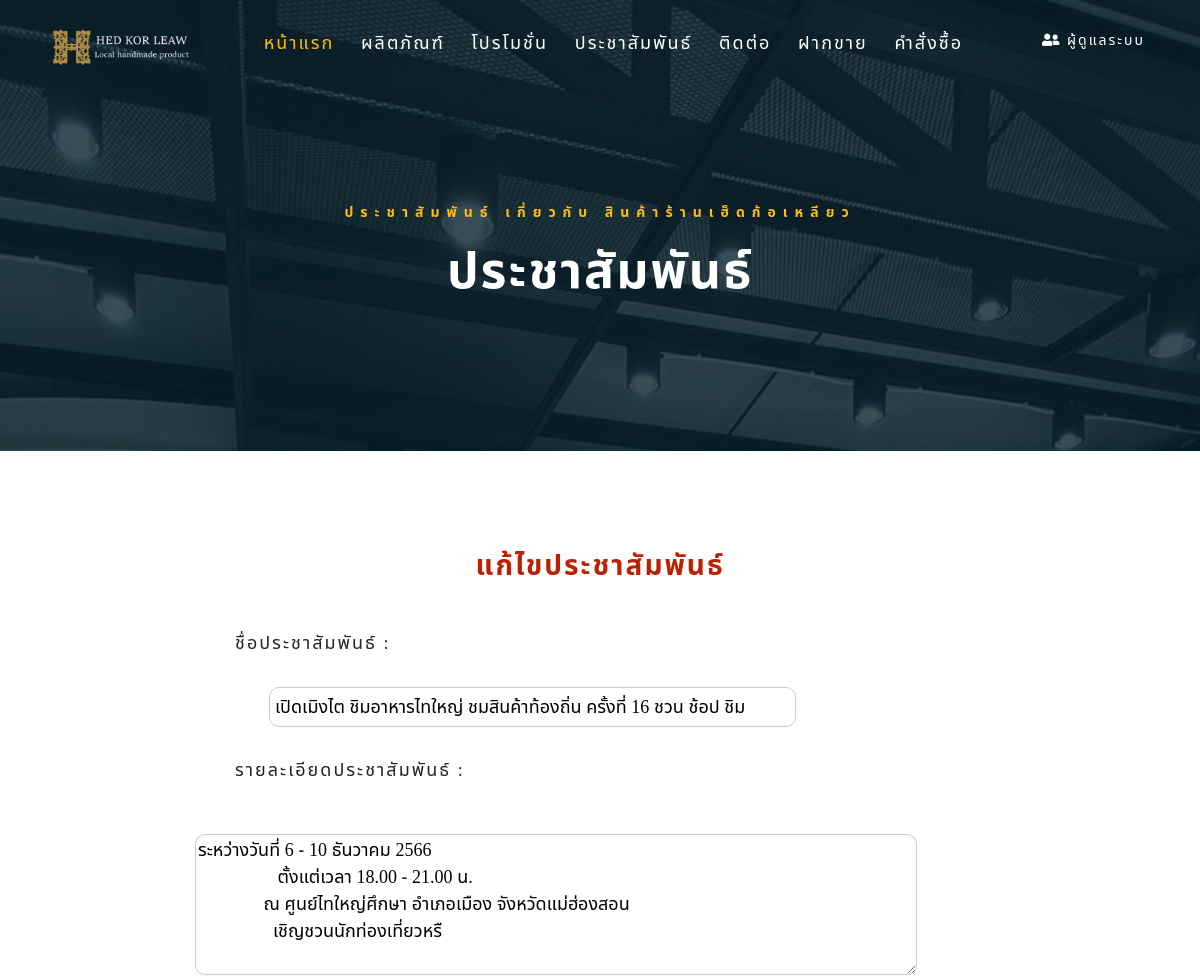
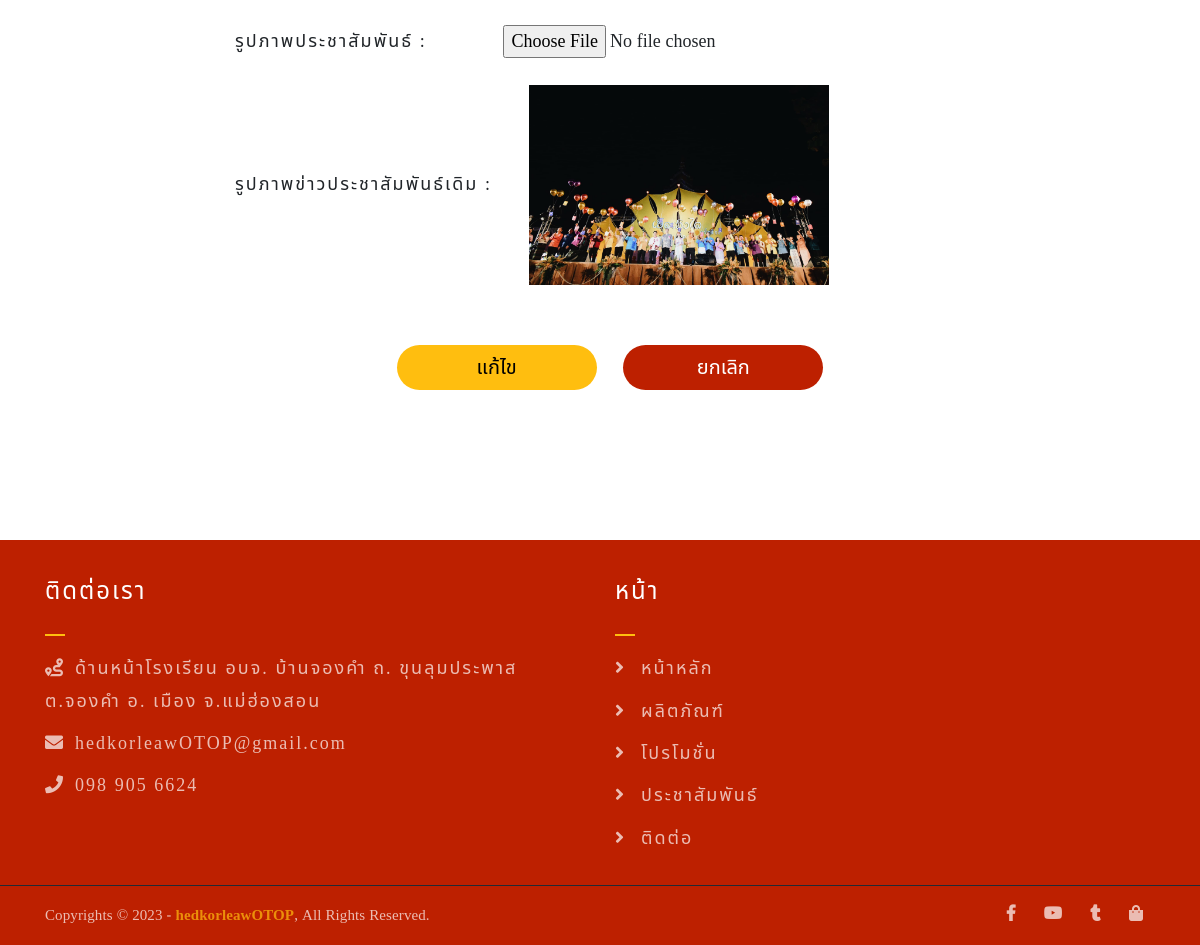
The page /employee/editornews.php?id=4 (signed in) on the database its author committed (2 pictures, top to bottom).
### tables this page shows
CREATE TABLE `new` (
  `new_id` int(11) NOT NULL,
  `title` varchar(200) DEFAULT NULL,
  `detail` varchar(200) DEFAULT NULL,
  `pic_new` varchar(250) DEFAULT NULL
);

### employee/editornews.php (the view, shortened to what this page needs)
<?php
require_once "../connectDB.php";
if (!$_SESSION['userid']) {
  header("Location: index.php");
} else {
?>
<!DOCTYPE html>
<html lang="en">
<head>
  <link rel="stylesheet" href="../assets/css/all.min.css" />
  <link rel="stylesheet" href="../assets/bootstrap/css/bootstrap.min.css" />
  <link rel="stylesheet" href="../assets/css/owl.carousel.css" />
  <link rel="stylesheet" href="../assets/css/magnific-popup.css" />
  <link rel="stylesheet" href="../assets/css/animate.css" />
  <link rel="stylesheet" href="../assets/css/meanmenu.min.css" />
  <link rel="stylesheet" href="../assets/css/main.css" />
  <link rel="stylesheet" href="css/index.css" />
  <link rel="stylesheet" href="../assets/css/responsive.css" />
</head>
<body>
  <div class="top-header-area" id="sticker">
    <div class="container">
      <div class="row">
        <div class="col-lg-12 col-sm-12 text-center">
          <div class="main-menu-wrap">
            <div class="site-logo" style="margin-right: 25px">
              <a href="index.php">
                <img src="../assets/img/logo_four_white.png" alt="" />
              </a>
            </div>
            <nav class="main-menu">
              <ul>
                <li class="current-list-item">
                  <a href="index.php">หน้าแรก</a>
                </li>
                <li>
                  <a href="shop.php">ผลิตภัณฑ์</a>
                </li>
                <li>
                  <a href="board.php">โปรโมชั่น</a>
                </li>
                <li><a href="news.php">ประชาสัมพันธ์</a></li>
                <li><a href="contact.php">ติดต่อ</a></li>
                <li>
                  <a href="consignment.php">ฝากขาย</a>
                </li>
                <li>
                  <a href="order.php">คำสั่งซื้อ</a>
                </li>
                <li>
                  <div class="header-icons" style="font-size: 14px; margin-left: 25px">
                    <div class="dropdown" style="float:right;">
                      <a class="member"><i class="	fas fa-user-friends">
                        </i> <?php echo $_SESSION['username'] ?></a>
                    </div>
                  </div>
                </li>
              </ul>
            </nav>
          </div>
        </div>
      </div>
    </div>
  </div>
  <div class="breadcrumb-section homepage-bg-3">
    <div class="container">
      <div class="row">
        <div class="col-lg-8 offset-lg-2 text-center">
          <div class="breadcrumb-text">
            <p>ประชาสัมพันธ์ เกี่ยวกับ สินค้าร้านเฮ็ดก้อเหลียว</p>
            <h1>ประชาสัมพันธ์</h1>
          </div>
        </div>
      </div>
    </div>
  </div>
  <h3 style="margin-top: 100px; text-align: center;">แก้ไขประชาสัมพันธ์</h3>
  <div class="checkout-section mt-50 mb-150">
    <div class="container" style="width: 70%;">
    <?php
      if(isset($_GET['id'])){
        $id = $_GET['id'];
      }else{
        $id = "";
      }
        $sql = "SELECT * FROM `new` WHERE new_id = '$id'";
        $result = mysqli_query($conn,$sql);
        $row = mysqli_fetch_array($result);
    ?>
      <form action="CRUDemp/update_news.php" method="post" enctype="multipart/form-data">
        <div class="group">
          <label for="title">ชื่อประชาสัมพันธ์ :</label>
          <input name="title" type="text" value="<?php echo $row['title']?>"/>
        </div>
        <div class="group">
          <label for="detail">รายละเอียดประชาสัมพันธ์ : </label>
          <textarea name="detail" cols="68" rows="5"><?php echo $row['detail']?></textarea>
        </div>
        <div class="group">
          <label for="pic_new">รูปภาพประชาสัมพันธ์ : </label>
          <input name="pic_new" type="file" size="40" accept=".jpg, .jpeg, .png" style="margin-left: 40px;" />
          <br>
          <label>รูปภาพข่าวประชาสัมพันธ์เดิม : </label>
          <img src="../assets/img/latest-news/<?php echo $row['pic_new']?>"
          style="background-position: center;
                 background-size: cover;
                 height: 200px;
                 width: 300px;">
        </div>
        <div class="button">
          <button type="submit" name="submitupdatenews">แก้ไข</button>
          <a class="cancel" href="news.php"><button type="submit">ยกเลิก</button></a>
        </div>
      </form>
    </div>
  </div>
  <div class="footer-area">
    <div class="container">
      <div class="row">
        <div class="col-lg-6 col-md-6">
          <div class="footer-box get-in-touch">
            <h2 class="widget-title">ติดต่อเรา</h2>
            <ul>
              <li>
                <i class="fas fa-route" style="width: 20px; padding-right: 30px"></i>ด้านหน้าโรงเรียน อบจ. บ้านจองคำ ถ. ขุนลุมประพาส <br />ต.จองคำ
                อ. เมือง จ.แม่ฮ่องสอน
              </li>
              <li>
                <i class="fas fa-envelope" style="width: 20px; padding-right: 30px"></i>hedkorleawOTOP@gmail.com
              </li>
              <li>
                <i class="fas fa-phone" style="width: 20px; padding-right: 30px"></i>098 905 6624
              </li>
            </ul>
          </div>
        </div>
        <div class="col-lg-6 col-md-6">
          <div class="footer-box pages">
            <h2 class="widget-title">หน้า</h2>
            <ul>
              <li>
                <i class="fas fa-angle-right" style="padding-right: 15px"></i><a href="index.php">หน้าหลัก</a>
              </li>
              <li>
                <i class="fas fa-angle-right" style="padding-right: 15px"></i><a href="shop.php">ผลิตภัณฑ์</a>
              </li>
              <li>
                <i class="fas fa-angle-right" style="padding-right: 15px"></i><a href="board.php">โปรโมชั่น</a>
              </li>
              <li>
                <i class="fas fa-angle-right" style="padding-right: 15px"></i><a href="news.php">ประชาสัมพันธ์</a>
              </li>
              <li>
                <i class="fas fa-angle-right" style="padding-right: 15px"></i><a href="contact.php">ติดต่อ</a>
              </li>
            </ul>
          </div>
        </div>
      </div>
    </div>
  </div>
  <div class="copyright">
    <div class="container">
      <div class="row">
        <div class="col-lg-6 col-md-12">
          <p>
            Copyrights © 2023 -
            <a href="#">hedkorleawOTOP</a>, All Rights Reserved.
          </p>
        </div>
        <div class="col-lg-6 text-right col-md-12">
          <div class="social-icons">
            <ul>
              <li>
                <a href="https://www.facebook.com/hedkorleawOTOP" target="_blank"><i class="fab fa-facebook-f"></i></a>
              </li>
              <li>
                <a href="https://www.youtube.com/@MHSPAO" target="_blank"><i class="fab fa-youtube"></i></a>
              </li>
              <li>
                <a href="https://www.tiktok.com/@hedkorleaw2?is_from_webapp=1&sender_device=pc" target="_blank"><i class="fab fa-tumblr"></i></a>
              </li>
              <li>
                <a href="https://shopee.co.th/hedkorleaw?utm_content=v7AhqvmwtRwAThK4mwBdnNgesBV" target="_blank"><i class="fas fa-shopping-bag"></i></a>
              </li>
            </ul>
          </div>
        </div>
      </div>
    </div>
  </div>
</body>
</html>
<?php } ?>

### assets/css/main.css (style rules this page uses)
html { font-size: 14px; font-weight: 400; line-height: 28px; height: 100%; }
body { letter-spacing: 2px; font-family: "Noto Sans Thai"; font-weight: normal; font-size: 18px; }
body img { max-width: 100%; }
a { cursor: pointer; text-decoration: none; -webkit-transition: all 0.2s ease-in-out; -o-transition: all 0.2s ease-in-out; transition: all 0.2s ease-in-out; }
h1, .h1, h2, .h2, h3, .h3, h4, .h4, h5, .h5, h6, .h6 { font-family: "Noto Sans Thai"; font-weight: 700; margin: 0 0 1.25rem 0; color: #BD2000; }
h1:last-child, .h1:last-child, h2:last-child, .h2:last-child, h3:last-child, .h3:last-child, h4:last-child, .h4:last-child, h5:last-child, .h5:last-child, h6:last-child, .h6:last-child { margin: 0; }
h1, .h1 { font-size: 4rem; font-weight: 700; line-height: 4rem; }
h2, .h2 { font-size: 3rem; font-weight: 700; line-height: 3.25rem; }
h3, .h3 { font-size: 2rem; font-weight: 700; line-height: 2.25rem; }
p { font-family: "Noto Sans Thai"; font-weight: 400; font-size: 1rem; letter-spacing: 0.1px; line-height: 1.8; color: #BD2000; margin: 0 0 1.25rem 0; }
p:last-child { margin: 0; }
.mb-150 { margin-bottom: 150px; }
.breadcrumb-text p { color: #FFBE0F; font-weight: 700; text-transform: uppercase; letter-spacing: 7px; }
.breadcrumb-text h1 { font-size: 50px; font-weight: 900; color: #fff; margin: 0; margin-top: 20px; }
.breadcrumb-section { padding: 150px 0; background-size: cover; background-position: center center; position: relative; z-index: 1; background-attachment: fixed; padding-top: 200px; }
.breadcrumb-section:after { position: absolute; left: 0; top: 0; width: 100%; height: 100%; content: ""; background-color: #07212e; z-index: -1; opacity: 0.8; }
.top-header-area { position: absolute; z-index: 999; width: 100%; padding: 20px; }
nav.main-menu ul { margin: 0; padding: 0; list-style: none; }
nav.main-menu ul li { display: inline-block; }
nav.main-menu ul li a { color: #fff; display: block; padding: 10px; }
nav.main-menu ul > li { position: relative; }
nav.main-menu ul li:last-child a { display: inline-block; }
nav.main-menu > ul li:last-child { float: right; }
.site-logo { float: left; max-width: 150px; }
.main-menu-wrap { position: relative; }
.header-icons a { color: #fff; display: inline-block; padding: 10px; }
.site-logo { padding: 6px 0; }
nav.main-menu ul li.current-list-item > a { color: #FFBE0F; }
nav.main-menu li a { -webkit-transition: 0.3s; -o-transition: 0.3s; transition: 0.3s; }
.top-header-area .header-icons a { -webkit-transition: 0.3s; -o-transition: 0.3s; transition: 0.3s; }
.top-header-area { -webkit-transition: 0.3s; -o-transition: 0.3s; transition: 0.3s; }
.footer-area { background-color: #BD2000; color: #fff; padding: 30px 0; }
h2.widget-title { font-size: 24px; font-weight: 500; position: relative; padding-bottom: 20px; color: #fff; }
h2.widget-title:after { position: absolute; left: 0; bottom: 0; width: 20px; height: 2px; background-color: #FFBE0F; content: ""; }
.footer-box ul { margin: 0; padding: 0; list-style: none; }
.footer-box ul li { opacity: 0.7; margin-bottom: 10px; line-height: 1.8; }
.footer-box ul li:last-child { margin-bottom: 0; }
.copyright { background-color: #BD2000; border-top: 1px solid #232a35; }
.copyright p { margin: 0; color: #fff; opacity: 0.7; padding: 16px 0; font-size: 15px; }
.copyright a { color: #FFBE0F; font-weight: 700; }
.social-icons ul { margin: 0; padding: 0; list-style: none; }
.social-icons ul li { display: inline-block; }
.social-icons ul li a { font-size: 16px; color: #fff; opacity: 0.7; padding: 16px 10px; display: block; }
.footer-box ul li a { color: #fff; }
.footer-box.pages ul li { position: relative; padding-right: 50px; }
.footer-box.pages ul li:before { position: absolute; left: 0; top: 0; font-family: "Noto Sans Thai"; font-weight: 900; color: #FFBE0F; }
.footer-box.pages ul li a { -webkit-transition: 0.3s; -o-transition: 0.3s; transition: 0.3s; }
.social-icons ul li a { -webkit-transition: 0.3s; -o-transition: 0.3s; transition: 0.3s; }
html, body { height: 100%; }
.homepage-bg-3 { background-image: url(../img/hedkorleaw4.jpg); }

### employee/css/index.css (style rules this page uses)
label { padding-left: 10px; }
button { margin-top: 30px; margin-left: 20px; font-size: 20px; border-radius: 30px; border: none; width: 200px; height: 45px; display: inline-block; background-color: #FFBE0F; color: #000000; }
.cancel button { color: white; background-color: #BD2000; }
.cancel button::after { border: none; }

### rows shown on the page
new: title "เปิดเมิงไต ชิมอาหารไทใหญ่ ชมสินค้าท้องถิ่น ครั้งที่ 16 ชวน ช้อป ชิม", detail "ระหว่างวันที่ 6 - 10 ธันวาคม 2566 ตั้งแต่เวลา 18.00 - 21.00 น. ณ ศูนย์ไทใหญ่ศึกษา อำเภอเมือง จังหวัดแม่ฮ่องสอน เชิญชวนนักท่องเที่ยวหรื", pic_new (picture)

### other values the page prints
$_SESSION['username'] "ผู้ดูแลระบบ"
